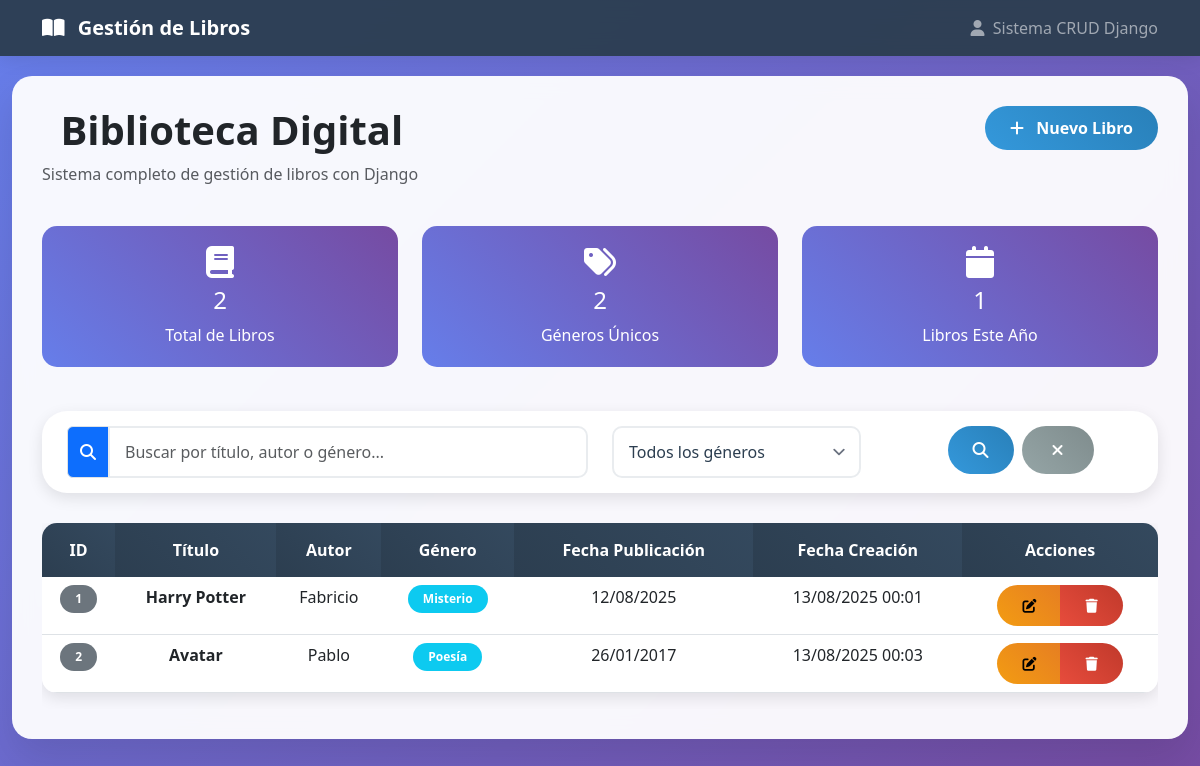
The page / on the database its author committed.
### libros/models.py (models this page shows, shortened)
class Libro(models.Model):
    GENERO_CHOICES = [
        ('ficcion', 'Ficción'),
        ('no_ficcion', 'No Ficción'),
        ('misterio', 'Misterio'),
        ('romance', 'Romance'),
        ('ciencia_ficcion', 'Ciencia Ficción'),
        ('fantasia', 'Fantasía'),
        ('biografia', 'Biografía'),
        ('historia', 'Historia'),
        ('filosofia', 'Filosofía'),
        ('poesia', 'Poesía'),
        ('teatro', 'Teatro'),
        ('infantil', 'Infantil'),
        ('juvenil', 'Juvenil'),
        ('tecnologia', 'Tecnología'),
        ('autoayuda', 'Autoayuda'),
        ('otros', 'Otros'),
    ]
    titulo = models.CharField(max_length=200, verbose_name="Título")
    autor = models.CharField(max_length=200, verbose_name="Autor")
    genero = models.CharField(max_length=50, choices=GENERO_CHOICES, verbose_name="Género")
    fecha_publicacion = models.DateField(verbose_name="Fecha de Publicación")
    fecha_creacion = models.DateTimeField(auto_now_add=True, verbose_name="Fecha de Creación")
    fecha_actualizacion = models.DateTimeField(auto_now=True, verbose_name="Fecha de Actualización")
    class Meta:
        verbose_name = "Libro"
        verbose_name_plural = "Libros"
        ordering = ['-fecha_creacion']
    def get_genero_display(self):
        return dict(self.GENERO_CHOICES)[self.genero]

### libros/views.py (the view)
# urls.py: path('', views.index, name='index'),
def index(request):
    search = request.GET.get('search', '')
    genero = request.GET.get('genero', '')
    libros = Libro.objects.all()
    if search:
        libros = libros.filter(
            Q(titulo__icontains=search) |
            Q(autor__icontains=search) |
            Q(genero__icontains=search)
        )
    if genero:
        libros = libros.filter(genero=genero)
    libros = libros.order_by('id')
    total_libros = Libro.objects.count()
    generos_count = {}
    for genero_choice in Libro.GENERO_CHOICES:
        count = Libro.objects.filter(genero=genero_choice[0]).count()
        if count > 0:
            generos_count[genero_choice[1]] = count
    from datetime import date
    current_year = date.today().year
    libros_este_ano = libros.filter(fecha_publicacion__year=current_year).count()
    busqueda_form = BusquedaForm(request.GET)
    context = {
        'libros': libros,
        'busqueda_form': busqueda_form,
        'total_libros': total_libros,
        'total_generos': len(generos_count),
        'libros_este_ano': libros_este_ano,
        'generos_count': generos_count,
    }
    return render(request, 'index.html', context)

### libros/forms.py
class BusquedaForm(forms.Form):
    search = forms.CharField(
        required=False,
        widget=forms.TextInput(attrs={
            'class': 'form-control',
            'placeholder': 'Buscar por título, autor o género...'
        }),
        label='Buscar'
    )
    genero = forms.ChoiceField(
        required=False,
        choices=[('', 'Todos los géneros')] + Libro.GENERO_CHOICES,
        widget=forms.Select(attrs={
            'class': 'form-select'
        }),
        label='Género'
    )

### templates/index.html (shortened to what this page needs)
<!DOCTYPE html>
<html lang="es">
<head>
    <link href="https://cdn.jsdelivr.net/npm/bootstrap@5.3.0/dist/css/bootstrap.min.css" rel="stylesheet">
    <link href="https://cdnjs.cloudflare.com/ajax/libs/font-awesome/6.4.0/css/all.min.css" rel="stylesheet">
    {% load static %}
    <link href="{% static 'css/styles.css' %}" rel="stylesheet">
</head>
<body>
    <nav class="navbar navbar-expand-lg navbar-dark">
        <div class="container">
            <a class="navbar-brand" href="{% url 'index' %}">
                <i class="fas fa-book-open me-2"></i>
                Gestión de Libros
            </a>
            <div class="navbar-nav ms-auto">
                <span class="navbar-text">
                    <i class="fas fa-user me-1"></i>
                    Sistema CRUD Django
                </span>
            </div>
        </div>
    </nav>
    <div class="container-fluid">
        <div class="main-container">
            <div class="row mb-4">
                <div class="col-md-8">
                    <h1 class="display-6 fw-bold text-dark mb-2">
                        Biblioteca Digital
                    </h1>
                    <p class="text-muted">Sistema completo de gestión de libros con Django</p>
                </div>
                <div class="col-md-4 text-end">
                    <a href="{% url 'crear_libro' %}" class="btn btn-primary">
                        <i class="fas fa-plus me-2"></i>
                        Nuevo Libro
                    </a>
                </div>
            </div>
            <div class="row mb-4">
                <div class="col-md-4">
                    <div class="stats-card">
                        <i class="fas fa-book fa-2x mb-2"></i>
                        <h4>{{ total_libros }}</h4>
                        <p class="mb-0">Total de Libros</p>
                    </div>
                </div>
                <div class="col-md-4">
                    <div class="stats-card">
                        <i class="fas fa-tags fa-2x mb-2"></i>
                        <h4>{{ total_generos }}</h4>
                        <p class="mb-0">Géneros Únicos</p>
                    </div>
                </div>
                <div class="col-md-4">
                    <div class="stats-card">
                        <i class="fas fa-calendar fa-2x mb-2"></i>
                        <h4>{{ libros_este_ano }}</h4>
                        <p class="mb-0">Libros Este Año</p>
                    </div>
                </div>
            </div>
            <div class="search-box">
                <form method="get" action="{% url 'index' %}">
                    <div class="row">
                        <div class="col-md-6">
                            <div class="input-group">
                                <span class="input-group-text bg-primary text-white">
                                    <i class="fas fa-search"></i>
                                </span>
                                {{ busqueda_form.search }}
                            </div>
                        </div>
                        <div class="col-md-3">
                            {{ busqueda_form.genero }}
                        </div>
                        <div class="col-md-3">
                            <div class="d-flex gap-2">
                                <button type="submit" class="btn btn-primary">
                                    <i class="fas fa-search"></i>
                                </button>
                                <a href="{% url 'index' %}" class="btn btn-secondary">
                                    <i class="fas fa-times"></i>
                                </a>
                            </div>
                        </div>
                    </div>
                </form>
            </div>
            {% if libros %}
                <div class="table-responsive">
                    <table class="table table-hover">
                        <thead>
                            <tr>
                                <th>ID</th>
                                <th>Título</th>
                                <th>Autor</th>
                                <th>Género</th>
                                <th>Fecha Publicación</th>
                                <th>Fecha Creación</th>
                                <th>Acciones</th>
                            </tr>
                        </thead>
                        <tbody>
                            {% for libro in libros %}
                                <tr>
                                    <td><span class="badge bg-secondary">{{ libro.id }}</span></td>
                                    <td><strong>{{ libro.titulo }}</strong></td>
                                    <td>{{ libro.autor }}</td>
                                    <td><span class="badge bg-info">{{ libro.get_genero_display }}</span></td>
                                    <td>{{ libro.fecha_publicacion|date:"d/m/Y" }}</td>
                                    <td>{{ libro.fecha_creacion|date:"d/m/Y H:i" }}</td>
                                    <td>
                                        <div class="btn-group" role="group">
                                            <a href="{% url 'editar_libro' libro.id %}" class="btn btn-warning btn-sm" title="Editar">
                                                <i class="fas fa-edit"></i>
                                            </a>
                                            <a href="{% url 'eliminar_libro' libro.id %}" class="btn btn-danger btn-sm" title="Eliminar">
                                                <i class="fas fa-trash"></i>
                                            </a>
                                        </div>
                                    </td>
                                </tr>
                            {% endfor %}
                        </tbody>
                    </table>
                </div>
            {% endif %}
        </div>
    </div>
</body>
</html>

### static/css/styles.css (style rules this page uses)
:root { --primary-color: #2c3e50; --secondary-color: #3498db; --accent-color: #e74c3c; --success-color: #27ae60; --warning-color: #f39c12; --light-bg: #ecf0f1; --dark-text: #2c3e50; }
body { font-family: 'Segoe UI', Tahoma, Geneva, Verdana, sans-serif; background: linear-gradient(135deg, #667eea 0%, #764ba2 100%); min-height: 100vh; }
.navbar { background: rgba(44, 62, 80, 0.95) !important; backdrop-filter: blur(10px); box-shadow: 0 2px 20px rgba(0,0,0,0.1); }
.navbar-brand { font-weight: bold; color: white !important; }
.main-container { background: rgba(255, 255, 255, 0.95); border-radius: 20px; box-shadow: 0 20px 40px rgba(0,0,0,0.1); backdrop-filter: blur(10px); margin: 20px auto; padding: 30px; max-width: 1200px; }
.btn-primary { background: linear-gradient(45deg, var(--secondary-color), #2980b9); border: none; border-radius: 25px; padding: 10px 25px; font-weight: 600; transition: all 0.3s ease; }
.btn-danger { background: linear-gradient(45deg, var(--accent-color), #c0392b); border: none; border-radius: 25px; padding: 10px 25px; font-weight: 600; }
.btn-warning { background: linear-gradient(45deg, var(--warning-color), #e67e22); border: none; border-radius: 25px; padding: 10px 25px; font-weight: 600; }
.btn-secondary { background: linear-gradient(45deg, #95a5a6, #7f8c8d); border: none; border-radius: 25px; padding: 12px 30px; font-weight: 600; }
.form-control { border-radius: 10px; border: 2px solid #e9ecef; padding: 12px 15px; transition: all 0.3s ease; }
.form-select { border-radius: 10px; border: 2px solid #e9ecef; padding: 12px 15px; transition: all 0.3s ease; color: var(--dark-text); font-weight: 500; }
.form-select option { color: var(--dark-text); font-weight: 500; background-color: white; padding: 8px; }
.form-select:not([size]):not([multiple]) { background-position: right 0.5rem center; background-repeat: no-repeat; background-size: 1.5em 1.5em; padding-right: 2.5rem; }
.table { border-radius: 15px; overflow: hidden; box-shadow: 0 5px 15px rgba(0,0,0,0.1); }
.table thead th { background: linear-gradient(45deg, var(--primary-color), #34495e); color: white; border: none; padding: 15px; font-weight: 600; text-align: center; }
.table tbody tr { transition: background-color 0.3s ease; text-align: center; }
.badge { border-radius: 20px; padding: 8px 15px; font-weight: 600; }
.search-box { background: white; border-radius: 25px; padding: 15px 25px; box-shadow: 0 5px 15px rgba(0,0,0,0.1); margin-bottom: 30px; }
.search-box .d-flex.gap-2 { margin-left: 63px; }
.stats-card { background: linear-gradient(45deg, #667eea, #764ba2); color: white; border-radius: 15px; padding: 20px; text-align: center; margin-bottom: 20px; }

### rows shown on the page
Libro: id "1", titulo "Harry Potter", autor "Fabricio", genero "Misterio", fecha_publicacion "12/08/2025", fecha_creacion "13/08/2025 00:01"
Libro: id "2", titulo "Avatar", autor "Pablo", genero "Poesía", fecha_publicacion "26/01/2017", fecha_creacion "13/08/2025 00:03"

### other values the page prints
{{ total_libros }} "2"
{{ total_generos }} "2"
{{ libros_este_ano }} "1"
